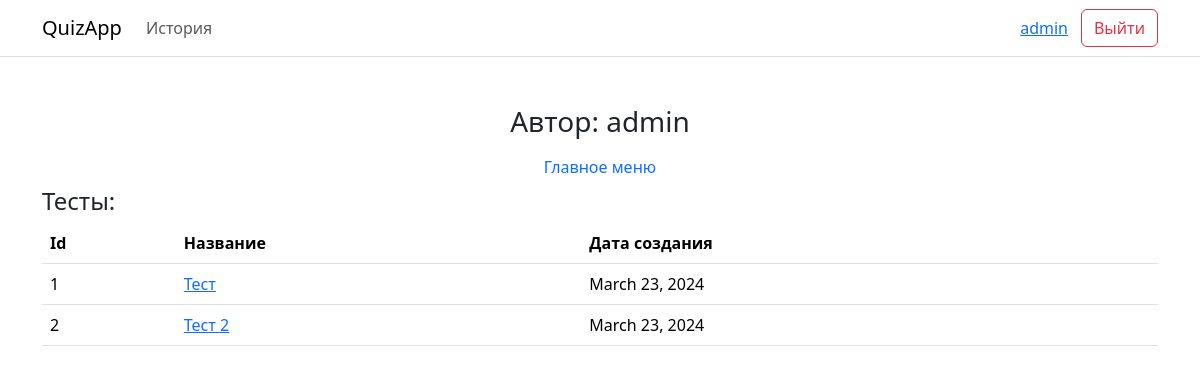
/user_tests/admin/, run on an earlier commit of the app's database.
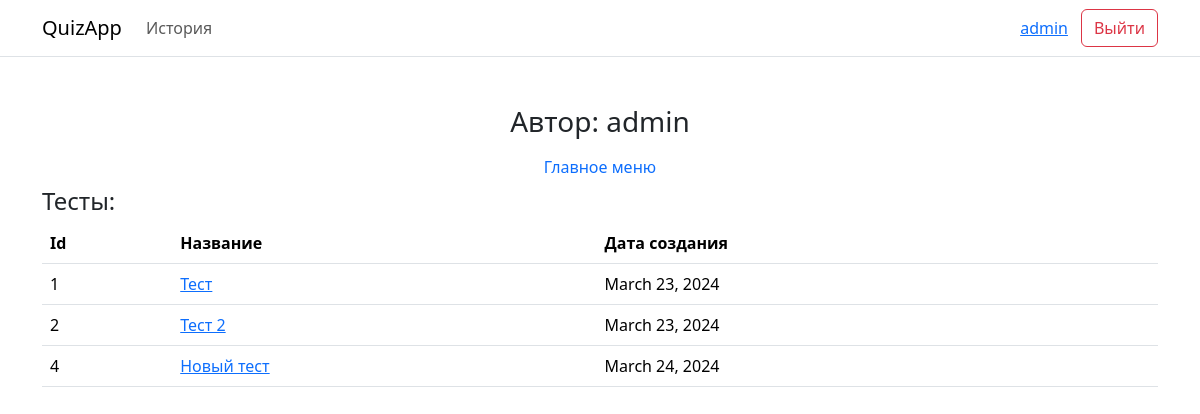
And on a later commit of the database.
### Web/models.py (models this page shows)
class Test(models.Model):
    user = models.ForeignKey(User, on_delete = models.CASCADE)
    title = models.CharField(max_length = 200)
    description = models.CharField(max_length = 2000)
    is_published = models.BooleanField(default = False)
    published_at = models.DateField(default = timezone.now())
    created_at = models.DateField()
    pass_rate = models.IntegerField(default = 0)

### Web/views.py (the view)
# urls.py: path("user_tests/<username>/", web.user_tests),
def user_tests(request, username):
    try:
        user = User.objects.get(username = username)
        context = { "username": user.username,
                    "tests": user.test_set.filter(is_published = True) }
        return render(request, "user_tests.html", context)
    except User.DoesNotExist:
        return HttpResponseNotFound("<h2>Пользователь не найден</h2>")

### Web/templates/user_tests.html (shortened to what this page needs)
{% extends "base.html" %}
{% block auth %}{% include "log_navbar.html" %}{% endblock auth %}
{% block content %}
    <h3 class="text-center">Автор: {{ username }}</h3>
    <ul class="nav d-flex justify-content-center">
        <li class="nav-item">
            <a class="nav-link" href="/">Главное меню</a>
        </li>
    </ul>
    <h4>Тесты:</h4>
    {% if tests.count > 0 %}
    <table class="table">
        <thead>
            <th>Id</th>
            <th>Название</th>
            <th>Дата создания</th>
        </thead>
        {% for test in tests %}
        <tr>
            <td>{{ test.id }}</td>
            <td><a href="/about/{{test.id}}">{{ test.title }}</a></td>
            <td>{{ test.created_at }}</td>
        </tr>
        {% endfor %}
    </table>
    {% else %}
    <h5 class="text-center">Список пуст</h5>
    {% endif %}
{% endblock content %}

What changed in the data, as far as the page shows it:
now on this page (row edited): Test: id "4", title "Новый тест", created_at "March 24, 2024"
